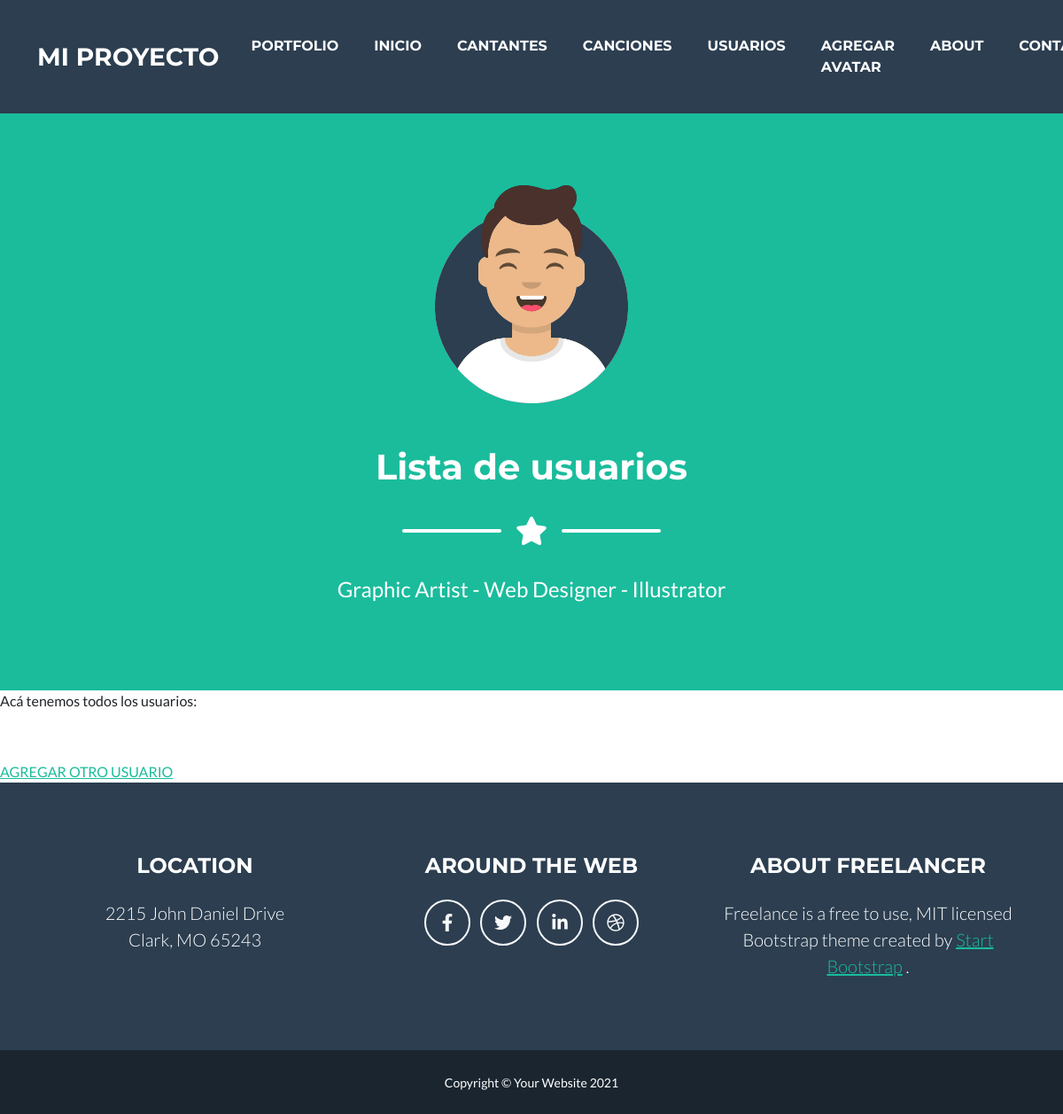
Before: /AppCoder/usuario/list with the older database file.
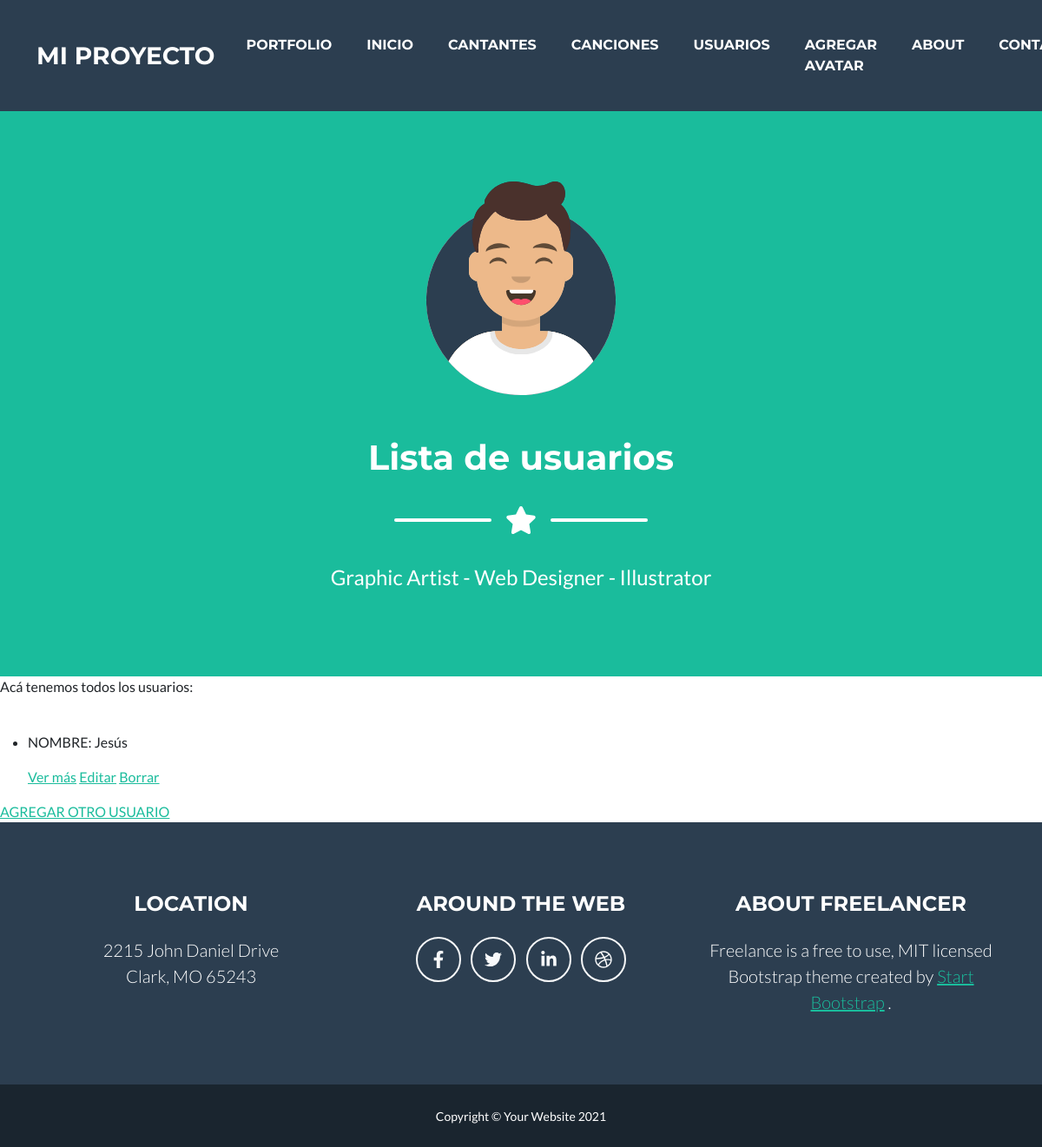
After: the same page with the newer database file.
### AppCoder/models.py (models this page shows, shortened)
class Usuario(models.Model):
    nombre = models.CharField(max_length=40)
    mail = models.CharField(max_length=40)
    edad = models.IntegerField()

### AppCoder/views.py (the view)
# urls.py: path('usuario/list', views.UsuarioList.as_view(), name="ListUsuarios"),
class UsuarioList(ListView):
    model = Usuario
    template_name = "AppCoder/usuarios_list.html"

### AppCoder/templates/AppCoder/usuarios_list.html
{% extends "AppCoder/padre.html" %}
{% load static %}
{% block contenido2 %}
<h1 class="mb-1">Lista de usuarios</h1>
{% endblock %}
{% block contenido %}
    <p>Acá tenemos todos los usuarios:</p><br>
    <ul>
    {% for usuario in object_list %}
    <li>
        <p>NOMBRE: {{usuario.nombre}}</p>
        <p>
            <a href="{% url 'Detail' usuario.id %}">Ver más</a>
            <a href="{% url 'Edit' usuario.id %}">Editar</a>
            <a href="{% url 'Delete' usuario.id %}">Borrar</a>
    </p>
    </li>
    {% endfor %}
    </ul>
    <a href="{% url 'Usuariocre' %}">AGREGAR OTRO USUARIO</a>
{% endblock %}

### AppCoder/templates/AppCoder/padre.html (shortened to what this page needs)
<!DOCTYPE html>
<html lang="en">
    <head>
        {% load static %}
        <link href="{% static 'AppCoder/css/styles.css' %}" rel="stylesheet" />
    </head>
    <body id="page-top">
        <nav class="navbar navbar-expand-lg bg-secondary text-uppercase fixed-top" id="mainNav">
            <div class="container">
                <a class="navbar-brand" href="#page-top">Mi proyecto</a>
                <div class="collapse navbar-collapse" id="navbarResponsive">
                    <ul class="navbar-nav ms-auto">
                        <li class="nav-item mx-0 mx-lg-1"><a class="nav-link py-3 px-0 px-lg-3 rounded" href="#portfolio">Portfolio</a></li>
                        <li class="nav-item mx-0 mx-lg-1"><a class="nav-link py-3 px-0 px-lg-3 rounded" href="{% url 'Inicio' %}">Inicio</a></li>
                        <li class="nav-item mx-0 mx-lg-1"><a class="nav-link py-3 px-0 px-lg-3 rounded" href="{% url 'Cantantes' %}">Cantantes</a></li>
                        <li class="nav-item mx-0 mx-lg-1"><a class="nav-link py-3 px-0 px-lg-3 rounded" href="{% url 'Canciones' %}">Canciones</a></li>
                        <li class="nav-item mx-0 mx-lg-1"><a class="nav-link py-3 px-0 px-lg-3 rounded" href="{% url 'ListUsuarios' %}">Usuarios</a></li>
                        <li class="nav-item mx-0 mx-lg-1"><a class="nav-link py-3 px-0 px-lg-3 rounded" href="{% url 'AgregarAvatar' %}">Agregar Avatar</a></li>
                        <li class="nav-item mx-0 mx-lg-1"><a class="nav-link py-3 px-0 px-lg-3 rounded" href="{% url 'About' %}">About</a></li>
                        <li class="nav-item mx-0 mx-lg-1"><a class="nav-link py-3 px-0 px-lg-3 rounded" href="#contact">Contact</a></li>
                    </ul>
                </div>
            </div>
        </nav>
        <header class="masthead bg-primary text-white text-center">
            <div class="container d-flex align-items-center flex-column">
                <img class="masthead-avatar mb-5" src="{% static 'AppCoder/assets/img/avataaars.svg' %}" alt="..." />
                {% block contenido2 %}
                {% endblock %}
                <div class="divider-custom divider-light">
                    <div class="divider-custom-line"></div>
                    <div class="divider-custom-icon"><i class="fas fa-star"></i></div>
                    <div class="divider-custom-line"></div>
                </div>
                <p class="masthead-subheading font-weight-light mb-0">Graphic Artist - Web Designer - Illustrator</p>
            </div>
        </header>
        {% block contenido %}
        {% endblock %}
        <footer class="footer text-center">
            <div class="container">
                <div class="row">
                    <div class="col-lg-4 mb-5 mb-lg-0">
                        <h4 class="text-uppercase mb-4">Location</h4>
                        <p class="lead mb-0">
                            2215 John Daniel Drive
                            <br />
                            Clark, MO 65243
                        </p>
                    </div>
                    <div class="col-lg-4 mb-5 mb-lg-0">
                        <h4 class="text-uppercase mb-4">Around the Web</h4>
                        <a class="btn btn-outline-light btn-social mx-1" href="#!"><i class="fab fa-fw fa-facebook-f"></i></a>
                        <a class="btn btn-outline-light btn-social mx-1" href="#!"><i class="fab fa-fw fa-twitter"></i></a>
                        <a class="btn btn-outline-light btn-social mx-1" href="#!"><i class="fab fa-fw fa-linkedin-in"></i></a>
                        <a class="btn btn-outline-light btn-social mx-1" href="#!"><i class="fab fa-fw fa-dribbble"></i></a>
                    </div>
                    <div class="col-lg-4">
                        <h4 class="text-uppercase mb-4">About Freelancer</h4>
                        <p class="lead mb-0">
                            Freelance is a free to use, MIT licensed Bootstrap theme created by
                            <a href="http://startbootstrap.com">Start Bootstrap</a>
                            .
                        </p>
                    </div>
                </div>
            </div>
        </footer>
        <div class="copyright py-4 text-center text-white">
            <div class="container"><small>Copyright &copy; Your Website 2021</small></div>
        </div>
    </body>
</html>

Changed rows visible on the page:
added Usuario: nombre "Jesús"
